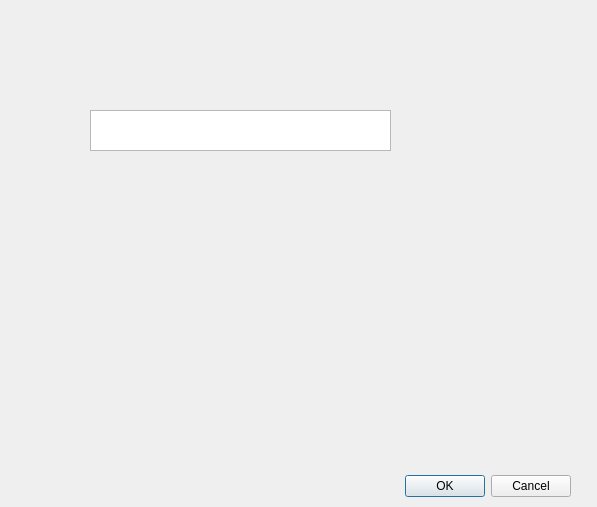
<?xml version="1.0" encoding="UTF-8"?>
<ui version="4.0">
 <class>Dialog</class>
 <widget class="QDialog" name="Dialog">
  <property name="geometry">
   <rect>
    <x>0</x>
    <y>0</y>
    <width>597</width>
    <height>507</height>
   </rect>
  </property>
  <property name="windowTitle">
   <string>Dialog</string>
  </property>
  <widget class="QDialogButtonBox" name="buttonBox">
   <property name="geometry">
    <rect>
     <x>230</x>
     <y>470</y>
     <width>341</width>
     <height>32</height>
    </rect>
   </property>
   <property name="orientation">
    <enum>Qt::Horizontal</enum>
   </property>
   <property name="standardButtons">
    <set>QDialogButtonBox::Cancel|QDialogButtonBox::Ok</set>
   </property>
  </widget>
  <widget class="QTextEdit" name="textEdit">
   <property name="geometry">
    <rect>
     <x>90</x>
     <y>110</y>
     <width>301</width>
     <height>41</height>
    </rect>
   </property>
  </widget>
 </widget>
 <resources/>
 <connections>
  <connection>
   <sender>buttonBox</sender>
   <signal>accepted()</signal>
   <receiver>Dialog</receiver>
   <slot>accept()</slot>
   <hints>
    <hint type="sourcelabel">
     <x>248</x>
     <y>254</y>
    </hint>
    <hint type="destinationlabel">
     <x>157</x>
     <y>274</y>
    </hint>
   </hints>
  </connection>
  <connection>
   <sender>buttonBox</sender>
   <signal>rejected()</signal>
   <receiver>Dialog</receiver>
   <slot>reject()</slot>
   <hints>
    <hint type="sourcelabel">
     <x>316</x>
     <y>260</y>
    </hint>
    <hint type="destinationlabel">
     <x>286</x>
     <y>274</y>
    </hint>
   </hints>
  </connection>
 </connections>
</ui>
